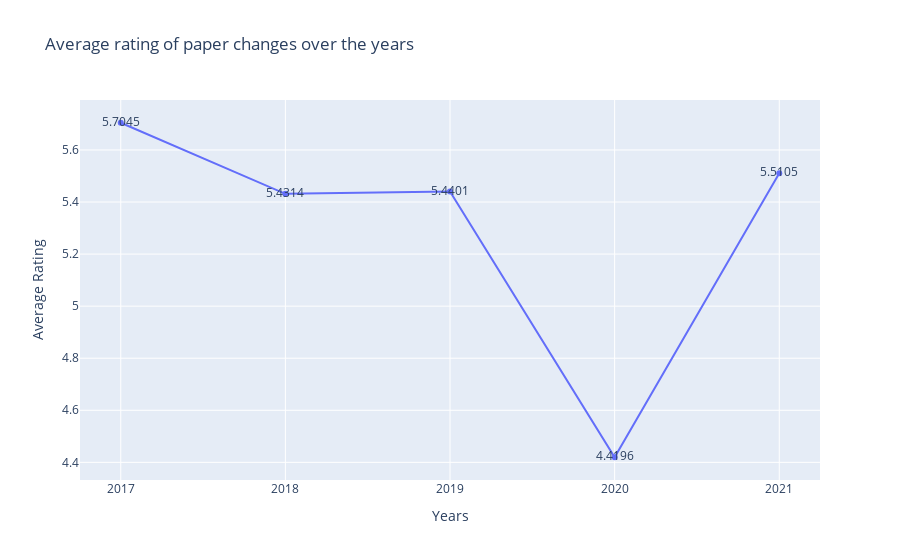

Notebook code cell kept with this figure:
### Code cell
# paper quality by year 
avg17=dfpaper.query("Year=='2017'")
avg17=round(avg17['average rating'].map(float).mean(),4)
avg18=dfpaper.query("Year=='2018'")
avg18=round(avg18['average rating'].map(float).mean(),4)
avg19=dfpaper.query("Year=='2019'")
avg19=round(avg19['average rating'].map(float).mean(),4)
avg20=dfpaper.query("Year=='2020'")
avg20=round(avg20['average rating'].map(float).mean(),4)
avg21=dfpaper.query("Year=='2021'")
avg21=round(avg21['average rating'].map(float).mean(),4)
years=dfpaper['Year'].unique()
years=['2017', '2018', '2019', '2020', '2021']
avg_rating=[avg17,avg18,avg19,avg20,avg21]

fig = px.line(dfpaper['average rating'], x=years, y=avg_rating, labels={'x': 'Years', 'y':'Average Rating'},text=avg_rating,title='Average rating of paper changes over the years')
fig.show()

### Figure 1 — Plotly figure (JSON) as saved in the notebook; plotly's stock layout.template omitted (floating-point values rounded to 4 significant figures)
{"data": [{"hovertemplate": "Years=%{x}<br>Average Rating=%{y}<br>text=%{text}<extra></extra>", "legendgroup": "", "line": {"color": "#636efa", "dash": "solid"}, "marker": {"symbol": "circle"}, "mode": "lines+markers+text", "name": "", "orientation": "v", "showlegend": false, "text": [5.705, 5.431, 5.44, 4.42, 5.511], "type": "scatter", "x": ["2017", "2018", "2019", "2020", "2021"], "xaxis": "x", "y": [5.705, 5.431, 5.44, 4.42, 5.511], "yaxis": "y"}], "layout": {"legend": {"tracegroupgap": 0}, "title": {"text": "Average rating of paper changes over the years"}, "xaxis": {"anchor": "y", "domain": [0, 1], "title": {"text": "Years"}}, "yaxis": {"anchor": "x", "domain": [0, 1], "title": {"text": "Average Rating"}}}}
